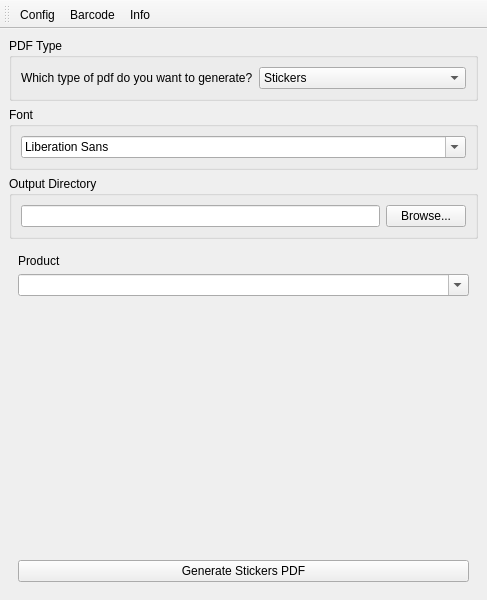
<?xml version="1.0" encoding="UTF-8"?>
<ui version="4.0">
 <class>MainWindow</class>
 <widget class="QMainWindow" name="MainWindow">
  <property name="geometry">
   <rect>
    <x>0</x>
    <y>0</y>
    <width>487</width>
    <height>445</height>
   </rect>
  </property>
  <property name="windowTitle">
   <string>GrocyCode Printpage</string>
  </property>
  <widget class="QWidget" name="centralwidget">
   <layout class="QVBoxLayout" name="mainLayout">
    <item>
     <widget class="QGroupBox" name="typeGroup">
      <property name="title">
       <string>PDF Type</string>
      </property>
      <layout class="QHBoxLayout" name="horizontalLayout_2">
       <item>
        <widget class="QLabel" name="label0">
         <property name="text">
          <string>Which type of pdf do you want to generate?</string>
         </property>
        </widget>
       </item>
       <item>
        <widget class="QComboBox" name="typeCombo">
         <item>
          <property name="text">
           <string>Stickers</string>
          </property>
         </item>
         <item>
          <property name="text">
           <string>List</string>
          </property>
         </item>
        </widget>
       </item>
      </layout>
     </widget>
    </item>
    <item>
     <widget class="QGroupBox" name="fontGroup">
      <property name="title">
       <string>Font</string>
      </property>
      <layout class="QVBoxLayout" name="verticalLayout">
       <item>
        <widget class="QFontComboBox" name="fontComboBox"/>
       </item>
      </layout>
     </widget>
    </item>
    <item>
     <widget class="QGroupBox" name="outputGroup">
      <property name="title">
       <string>Output Directory</string>
      </property>
      <layout class="QHBoxLayout" name="horizontalLayout">
       <item>
        <widget class="QLineEdit" name="outputDir"/>
       </item>
       <item>
        <widget class="QPushButton" name="outputDirChooser">
         <property name="text">
          <string>Browse...</string>
         </property>
        </widget>
       </item>
      </layout>
     </widget>
    </item>
    <item>
     <widget class="QStackedWidget" name="flowStack">
      <property name="currentIndex">
       <number>0</number>
      </property>
      <widget class="QWidget" name="stickersPage">
       <layout class="QVBoxLayout">
        <item>
         <widget class="QLabel" name="label1">
          <property name="text">
           <string>Product</string>
          </property>
         </widget>
        </item>
        <item>
         <widget class="QComboBox" name="productCombo">
          <property name="editable">
           <bool>true</bool>
          </property>
         </widget>
        </item>
        <item>
         <spacer>
          <property name="orientation">
           <enum>Qt::Orientation::Vertical</enum>
          </property>
          <property name="sizeHint" stdset="0">
           <size>
            <width>20</width>
            <height>40</height>
           </size>
          </property>
         </spacer>
        </item>
        <item>
         <widget class="QPushButton" name="generateStickersButton">
          <property name="text">
           <string>Generate Stickers PDF</string>
          </property>
         </widget>
        </item>
       </layout>
      </widget>
      <widget class="QWidget" name="listPage">
       <layout class="QVBoxLayout">
        <item>
         <widget class="QCheckBox" name="filterCheck">
          <property name="text">
           <string>Filter list?</string>
          </property>
         </widget>
        </item>
        <item>
         <widget class="QGroupBox" name="filterGroup">
          <property name="visible">
           <bool>false</bool>
          </property>
          <property name="title">
           <string>Filters</string>
          </property>
          <layout class="QVBoxLayout">
           <item>
            <widget class="QLabel" name="label2">
             <property name="text">
              <string>Which filters?</string>
             </property>
            </widget>
           </item>
           <item>
            <widget class="QListWidget" name="filterList">
             <property name="selectionMode">
              <enum>QAbstractItemView::SelectionMode::MultiSelection</enum>
             </property>
            </widget>
           </item>
           <item>
            <widget class="QGroupBox" name="filterValuesGroup">
             <property name="title">
              <string>Filter values</string>
             </property>
             <layout class="QFormLayout" name="filterValuesLayout"/>
            </widget>
           </item>
          </layout>
         </widget>
        </item>
        <item>
         <widget class="QLabel" name="label3">
          <property name="text">
           <string>Products</string>
          </property>
         </widget>
        </item>
        <item>
         <widget class="QListWidget" name="productList">
          <property name="selectionMode">
           <enum>QAbstractItemView::SelectionMode::MultiSelection</enum>
          </property>
         </widget>
        </item>
        <item>
         <widget class="QPushButton" name="generateListButton">
          <property name="text">
           <string>Generate Codesheet PDF</string>
          </property>
         </widget>
        </item>
       </layout>
      </widget>
     </widget>
    </item>
   </layout>
  </widget>
  <widget class="QToolBar" name="toolBar">
   <property name="windowTitle">
    <string>toolBar</string>
   </property>
   <attribute name="toolBarArea">
    <enum>TopToolBarArea</enum>
   </attribute>
   <attribute name="toolBarBreak">
    <bool>false</bool>
   </attribute>
   <addaction name="actionConfig"/>
   <addaction name="actionBarcode"/>
   <addaction name="actionInfo"/>
  </widget>
  <action name="actionConfig">
   <property name="text">
    <string>Config</string>
   </property>
   <property name="menuRole">
    <enum>QAction::MenuRole::PreferencesRole</enum>
   </property>
  </action>
  <action name="actionInfo">
   <property name="text">
    <string>Info</string>
   </property>
   <property name="menuRole">
    <enum>QAction::MenuRole::AboutRole</enum>
   </property>
  </action>
  <action name="actionBarcode">
   <property name="text">
    <string>Barcode</string>
   </property>
   <property name="toolTip">
    <string>Barcode Amount Remover</string>
   </property>
   <property name="menuRole">
    <enum>QAction::MenuRole::ApplicationSpecificRole</enum>
   </property>
  </action>
 </widget>
 <resources/>
 <connections/>
</ui>
